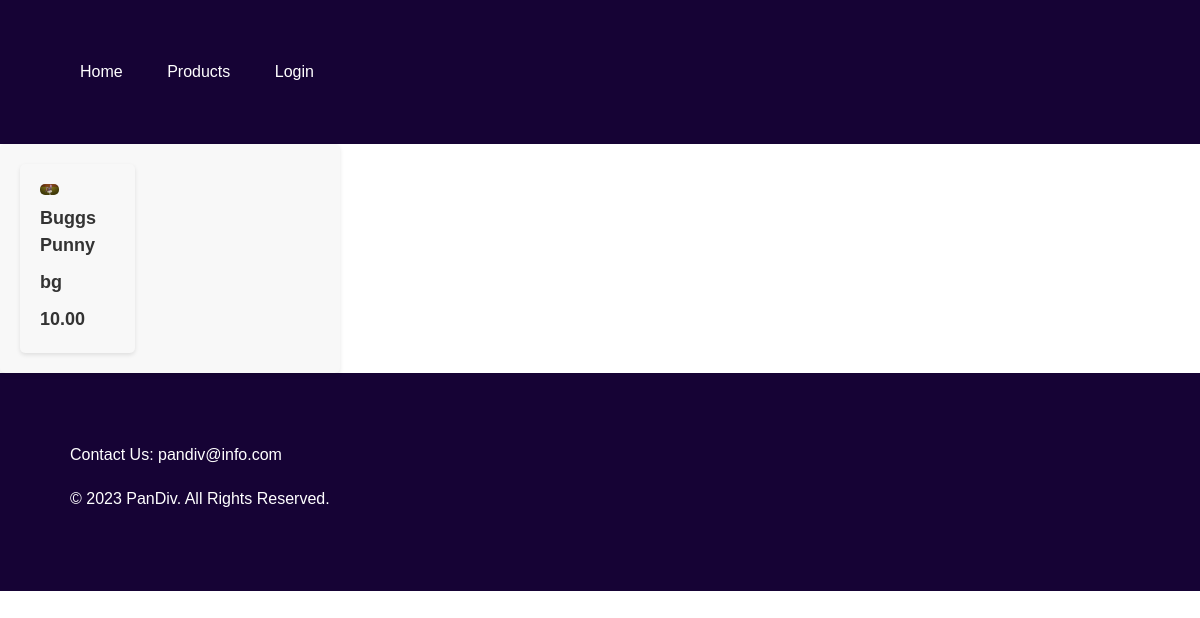
/product/, run on an earlier commit of the app's database.
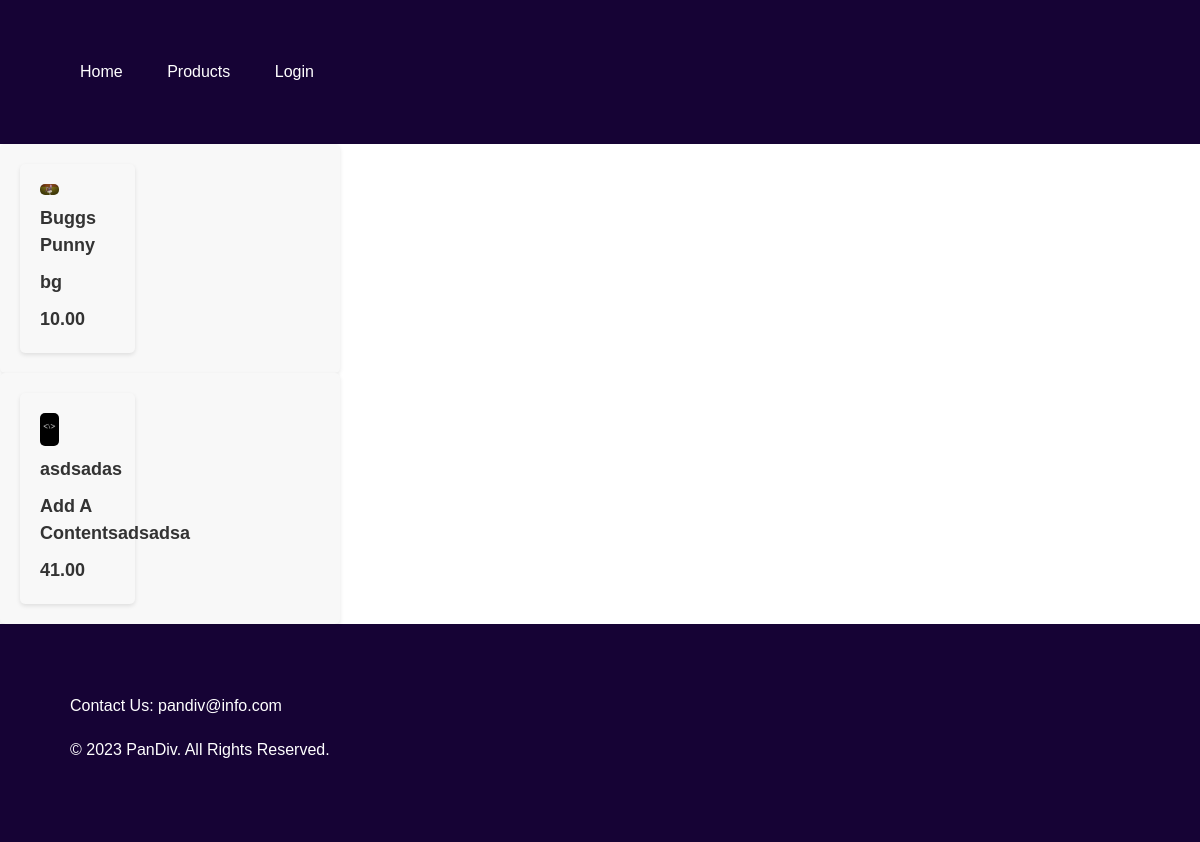
And on a later commit of the database.
### products/models.py (models this page shows, shortened)
class Product(models.Model):
    list_cate = [
        ("phone","phone"),
        ("tab","tab"),
    ]
    name = models.CharField(max_length=50,verbose_name="Title")
    content = models.TextField(default="Add A Content", null=True, blank=True, verbose_name="Description")
    price = models.DecimalField(max_digits=5, decimal_places=2)
    image = models.ImageField(upload_to="photos/%y/%m/%d")
    active = models.BooleanField(default = True)
    category = models.CharField(max_length=50, null=True, blank=True, choices=list_cate)
    class Meta:
        verbose_name = ' Product'
        ordering = ["name"]

### products/views.py (the view)
# urls.py: path("",views.products, name="products"),
def products(request):
    pro = Product.objects.all()
    x =  {"product" : pro}
    return render(request,"product/products.html", x)

### templates/product/products.html
{% extends 'globel.html' %}
{% block content %}
    {% for products in product %}
    <div class="products-list">
        <div class="product-card">
            <div class="product-card img">
                <img src="{{products.image.url}}" alt="">
                <h3>{{products.name}}</h3>
                <h3>{{products.content}}</h3>
                <h3 class="price">{{products.price}}</h3>
            </div>
        </div>
    </div>
    {% endfor %}
{% endblock content %}

### templates/globel.html
{% load static %}
<link rel="stylesheet" href="{% static 'css/style.css' %}">
{% include 'combonents/navbar.html' %}
{% block content %}
{% endblock content %}
{% include 'combonents/footer.html' %}

### templates/combonents/navbar.html
<div class="navbar">
  <div class="navbar ul">
    <div class="navbar li">
      <span class="navbar a"><a href="{% url 'home' %}">Home</a></span>
      <span class="navbar a"><a href="{% url 'products' %}">Products</a></span>
      <span class="navbar a"><a href="{% url 'login' %}">Login</a></span>
    </div>
  </div>
</div>

### templates/combonents/footer.html (shortened to what this page needs)
<footer class="footer">
    <div class="container">
      <p>Contact Us: pandiv@info.com</p>
      <p class="copyright">© 2023 PanDiv. All Rights Reserved.</p>
    </div>
  </footer>

### shopifyshop/static/css/style.css (style rules this page uses)
body, h1, h2, h3, h4, h5, h6, p, ul, ol { margin: 0; padding: 0; }
.navbar { background-color: #160335; color: #fff; padding: 20px; }
.navbar a { color: #fff; text-decoration: none; }
.container { width: 100%; max-width: 1200px; margin: 0 auto; padding: 50px; box-sizing: border-box; }
.products-list { display: grid; grid-template-columns: repeat(auto-fit, minmax(250px, 1fr)); gap: 20px; }
.product-card { background-color: #f8f8f8; width: 25%; padding: 20px; border-radius: 5px; box-shadow: 0 2px 4px rgba(0, 0, 0, 0.1); }
.product-card img { max-width: 25%; height: auto; object-fit: cover; border-radius: 5px; }
.product-card h3 { font-size: 18px; margin-top: 10px; }
.product-card .price { font-weight: bold; margin-top: 10px; }
.footer { background-color: #160335; color: #fff; padding: 20px; margin-top: auto; }
.footer p { margin-bottom: 10px; }
.footer .copyright { margin-top: 10px; }

What changed in the data, as far as the page shows it:
added Product: image (picture), name "asdsadas", content "Add A Contentsadsadsa", price "41.00"
